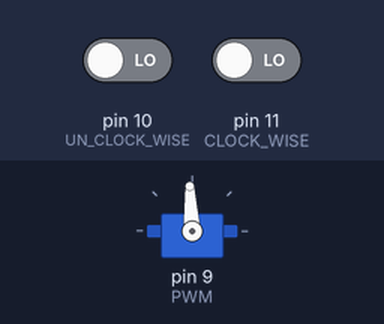
A sketch run on a simulated Arduino Uno, built with avr-gcc and run on an emulated ATmega328P. Shown: servo. Inputs (shaded band) come from the test bench; at power-on: pin 11 (CLOCK_WISE) LOW, pin 10 (UN_CLOCK_WISE) LOW.

Above: at 1.2 s.
1.3 s: pin 11 (CLOCK_WISE) driven HIGH
At 2.8 s:
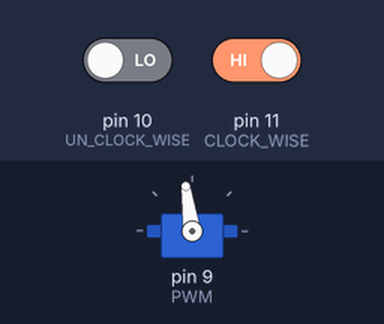
4.3 s: pin 11 (CLOCK_WISE) driven LOW
At 5.5 s:
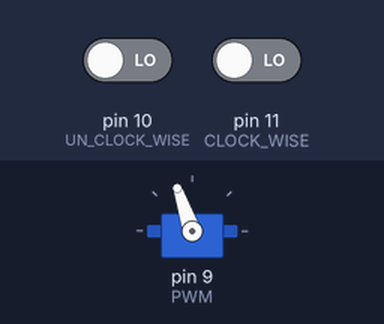
5.8 s: pin 11 (CLOCK_WISE) driven HIGH
At 11.6 s:
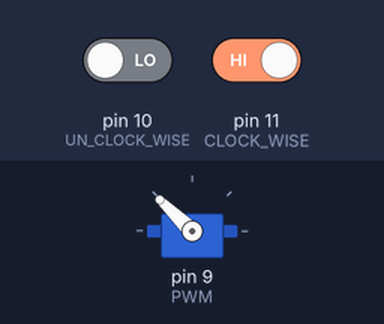
11.8 s: pin 10 (UN_CLOCK_WISE) driven HIGH
At 12.4 s:
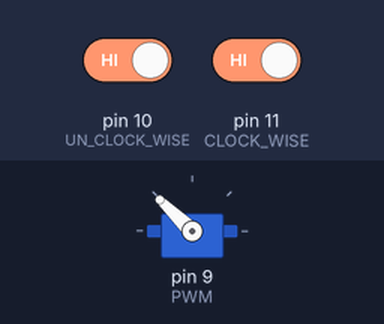
13.3 s: pin 10 (UN_CLOCK_WISE) driven LOW
At 16.7 s:
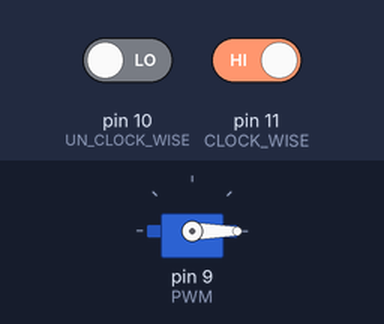
Timing chart, 0 to 39.3 s (numbered marks = the images above; inputs shaded):
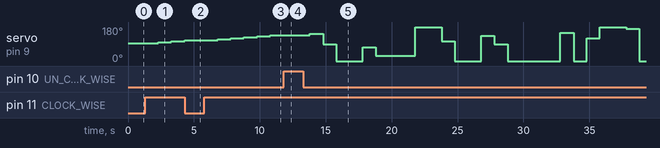

The sketch:

ServoMotor.ino
```cpp
#include <Servo.h>

Servo myservo;  // create servo object to control a servo

int val = 90;    // variable to read the value from the analog pin
const int CLOCK_WISE = 11;
const int UN_CLOCK_WISE = 10;
const int PWM = 9;
int myDegrees[19] = {40 ,50 ,55 ,60 ,66 ,71 ,77 ,82 , 87 , 93 , 98 , 104 ,109 , 114 , 120 , 125 , 130 , 136 , 145};
int i = 9;


void setup() {
  myservo.attach(PWM); // attaches the servo on pin 9 to the servo object
  myservo.write(val);
  pinMode(CLOCK_WISE, INPUT);
  pinMode(UN_CLOCK_WISE, INPUT);
}

void loop() {


 if (digitalRead(CLOCK_WISE) == HIGH){
    i++;
    delay(1000);
  }

   if (digitalRead(UN_CLOCK_WISE) == HIGH){
    i--;
    delay(1000);
   }

    myservo.write(myDegrees[i]);
}
```

Measured:
- after the input at 1.3 s, servo on pin 9 (PWM): 93° → 98° after 1.0 s, → 104° 1.0 s later
- after the input at 4.3 s, servo on pin 9 (PWM): goes on until 4.3 s, then stays 109°
- after the input at 5.8 s, servo on pin 9 (PWM): moves from 109° to 136° over 4.0 s, starting after 1.0 s
- after the input at 11.8 s, servo on pin 9 (PWM): stays 136° (without the input it goes to 145° after 0.00 s)
